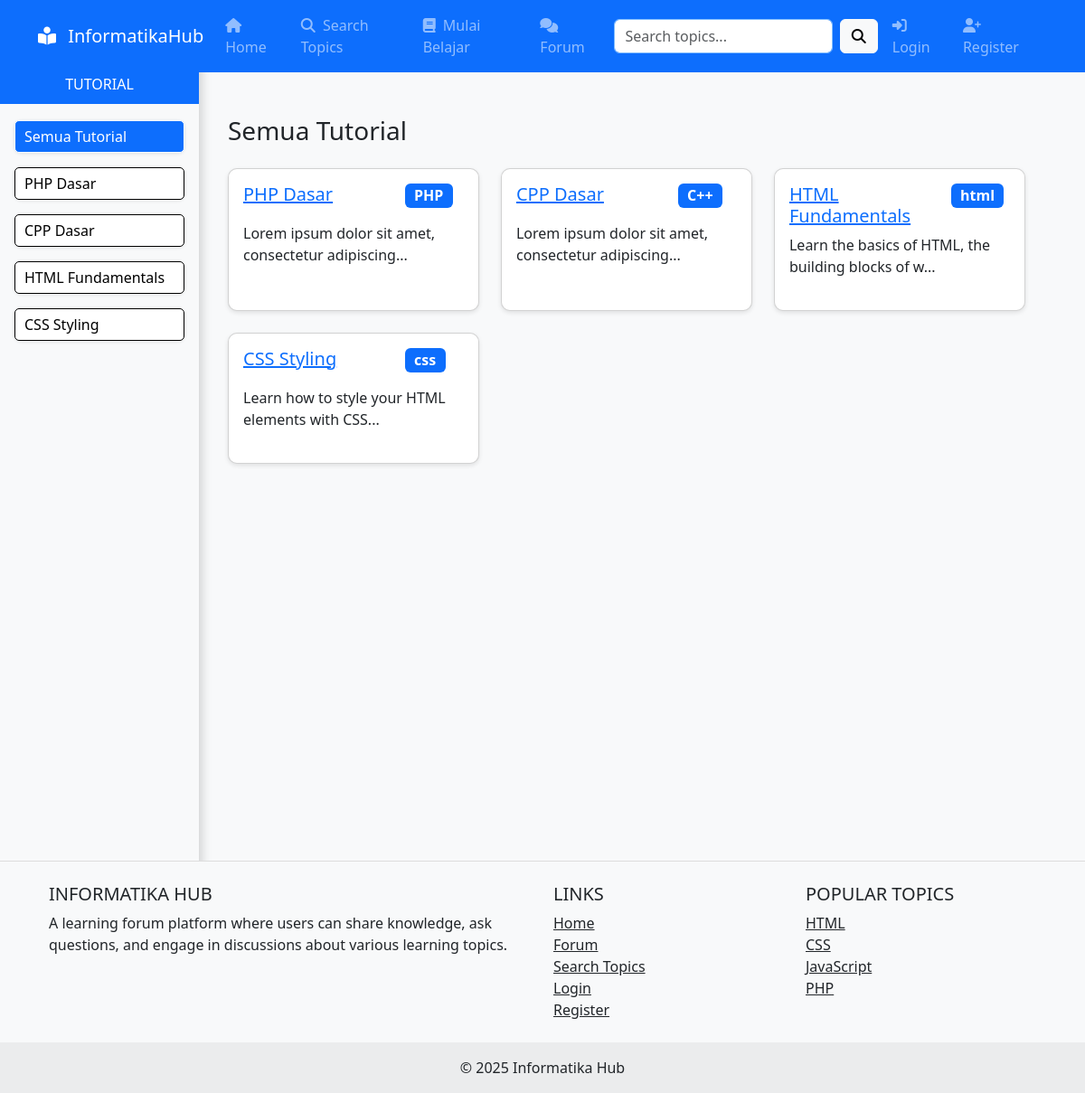
Page /pages/tutorial.php on the committed database.
### tables this page shows
CREATE TABLE `tutorial_content` (
  `tutorial_id` int(11) NOT NULL,
  `category` varchar(50) NOT NULL,
  `title` varchar(255) NOT NULL,
  `description` text NOT NULL,
  `created_at` timestamp NOT NULL DEFAULT current_timestamp(),
  `updated_at` timestamp NOT NULL DEFAULT current_timestamp() ON UPDATE current_timestamp(),
  `user_id` int(11) NOT NULL
);

### pages/tutorial.php (the view, shortened to what this page needs)
<?php
    include_once '../includes/header.php';
    $conn = getDbConnection();
    $tutorial_id = isset($_GET['id']) ? (int)$_GET['id'] : null;
    $all_tutorials = [];
    $sql = "SELECT tutorial_id, title FROM tutorial_content ORDER BY created_at DESC";
    $result = $conn->query($sql);
    if ($result) {
        while ($row = $result->fetch_assoc()) {
            $all_tutorials[] = $row;
        }
    }
    if ($tutorial_id) {
        $stmt = $conn->prepare("SELECT * FROM tutorial_content WHERE tutorial_id = ?");
        $stmt->bind_param("i", $tutorial_id);
        $stmt->execute();
        $tutorial = $stmt->get_result()->fetch_assoc();
        $stmt_sections = $conn->prepare("SELECT * FROM tutorial_sections WHERE tutorial_id = ? ORDER BY section_order ASC");
        $stmt_sections->bind_param("i", $tutorial_id);
        $stmt_sections->execute();
        $sections = $stmt_sections->get_result();
        $stmt_examples = $conn->prepare("SELECT * FROM code_examples WHERE tutorial_id = ?");
        $stmt_examples->bind_param("i", $tutorial_id);
        $stmt_examples->execute();
        $examples = $stmt_examples->get_result();
    } else {
        $tutorials_result = $conn->query("SELECT * FROM tutorial_content ORDER BY created_at DESC");
    }
    $comments = [];
?>
<div class="container-fluid">
    <div class="row">
        <div class="col-md-3 col-lg-2 d-md-block bg-light sidebar">
            <div class="position-sticky pt-3">
                <h2 class="sidebar-heading text-center">
                    <span>TUTORIAL</span>
                </h2>
                <ul class="nav flex-column">
                    <li class="nav-item category-box">
                        <a class="nav-link <?= !$tutorial_id ? 'active' : '' ?>" href="?">
                            Semua Tutorial
                        </a>
                    </li>
                    <?php foreach ($all_tutorials as $item): ?>
                        <li class="nav-item category-box">
                            <a class="nav-link <?= $tutorial_id == $item['tutorial_id'] ? 'active' : '' ?>" href="?id=<?= $item['tutorial_id'] ?>">
                                <?= htmlspecialchars($item['title']) ?>
                            </a>
                        </li>
                    <?php endforeach; ?>
                </ul>
            </div>
        </div>
        <main class="col-md-9 ms-sm-auto col-lg-10 px-md-4 py-4">
            <?php if ($tutorial_id && $tutorial): ?>
                <div class="card">
                    <div class="card-body">
                        <h2><?= htmlspecialchars($tutorial['title']) ?></h2>
                        <p><?= nl2br(htmlspecialchars($tutorial['description'])) ?></p>
                    </div>
                </div>
                    <?php while ($section = $sections->fetch_assoc()): ?>
                        <h2><?= htmlspecialchars($section['title']) ?></h2>
                        <div class="card">
                            <div class="card-body">
                                <p><?= nl2br(htmlspecialchars($section['content'])) ?></p>
                            </div>
                        </div>
                    <?php endwhile; ?>
                <h4>Contoh Kode</h4>
                <?php $example = $examples->fetch_assoc(); ?>
                <h6><?= htmlspecialchars($example['title']) ?></h6>
                <div class="card-code">
                    <pre><code><?= htmlspecialchars($example['code']) ?></code></pre>
                </div>
                <?php if (isLoggedIn()): ?>
                    <div class="card mt-4">
                        <div class="card-header bg-light">
                            <h5 class="mb-0">Tinggalkan Komentar</h5>
                        </div>
                        <div class="card-body">
                            <form action="<?php echo SITE_URL; ?>/pages/tutorial.php?id=<?php echo $tutorial_id; ?>" method="POST">
                                <input type="hidden" name="tutorial_id" value="<?php echo htmlspecialchars($_GET['id']); ?>">
                                <div class="mb-3">
                                    <textarea class="form-control" name="comment_content" rows="3" placeholder="Tulis komentarmu di sini..." required></textarea>
                                </div>
                                <button type="submit" class="btn btn-primary">
                                    <i class="fas fa-paper-plane me-1"></i> Kirim Komentar
                                </button>
                            </form>
                        </div>
                    </div>
                <?php else: ?>
                    <div class="alert alert-info mt-4">
                        <p class="mb-0">Silakan <a href="<?php echo SITE_URL; ?>/pages/login.php">login</a> untuk menulis komentar.</p>
                    </div>
                <?php endif; ?>
                <div class="comment-section mt-4">
                    <h4 class="mb-3">Komentar</h4>
                    <?php if (empty($comments)): ?>
                        <div class="alert alert-info">
                            Belum ada komentar. Jadilah yang pertama berkomentar!
                        </div>
                    <?php else: ?>
                        <?php foreach ($comments as $comment):
                            $comment_id = $comment['id'] ?? 0;
                            $username = htmlspecialchars($comment['username'] ?? 'Pengguna Tidak Dikenal');
                            $profile_image = !empty($comment['profile_image']) ? UPLOAD_URL . $comment['profile_image'] : SITE_URL . '/assets/img/default.jpg';
                            $created_at = $comment['created_at'] ?? date('Y-m-d H:i:s');
                            $content = nl2br(htmlspecialchars($comment['content'] ?? ''));
                            $is_edited = ($comment['created_at'] ?? '') !== ($comment['updated_at'] ?? '');
                        ?>
                            <div class="card mb-3" id="comment-<?= $comment_id ?>">
                                <div class="card-body">
                                    <div class="d-flex align-items-center mb-2">
                                        <img src="<?= $profile_image ?>" alt="<?= $username ?>" class="rounded-circle me-2" width="40" height="40">
                                        <div>
                                            <h6 class="mb-0"><?= $username ?></h6>
                                            <small class="text-muted">
                                                <?= date('d M Y H:i', strtotime($created_at)) ?>
                                                <?php if ($is_edited): ?>
                                                    <span class="ms-2">• Disunting</span>
                                                <?php endif; ?>
                                            </small>
                                        </div>
                                    </div>
                                    <div class="comment-content">
                                        <?= $content ?>
                                    </div>
                                    <?php if (isLoggedIn() && (($comment['user_id'] ?? 0) == $_SESSION['user_id'] || isModerator())): ?>
                                        <a href="<?= SITE_URL ?>/pages/delete_comment_tutorial.php?id=<?= $comment['id'] ?>&tutorial_id=<?= $tutorial_id ?>"
                                           class="btn btn-sm btn-outline-danger"
                                           onclick="return confirm('Yakin hapus komentar ini?')">
                                            <i class="fas fa-trash"></i> Hapus
                                        </a>
                                    <?php endif; ?>
                                </div>
                            </div>
                        <?php endforeach; ?>
                    <?php endif; ?>
                </div>
            <?php else: ?>
                <h3 class="mb-4">Semua Tutorial</h3>
                <div class="row row-cols-1 row-cols-md-2 row-cols-lg-3 g-4">
                    <?php while ($row = $tutorials_result->fetch_assoc()): ?>
                        <div class="col">
                            <div class="card h-100">
                                <div class="card-body">
                                    <div class="row">
                                        <div class="col-md-8">
                                            <h5 class="card-title ">
                                                <a href="?id=<?= $row['tutorial_id'] ?>">
                                                    <?= htmlspecialchars($row['title']) ?>
                                                </a>
                                            </h5>
                                        </div>
                                        <div class="col-md-4 justify-content-end">
                                            <p class="badge bg-primary fs-6">
                                                <?= htmlspecialchars($row['category']) ?>
                                            </p>
                                        </div>
                                    </div>
                                    <p class="card-text">
                                    <?php echo substr(strip_tags($row['description']), 0, 50) . '...'; ?>
                                    </p>
                                </div>
                            </div>
                        </div>
                    <?php endwhile; ?>
                </div>
            <?php endif; ?>
        </main>
    </div>
</div>
<?php include_once '../includes/footer.php'; ?>

### rows in the picture
tutorial_content: title "PHP Dasar", category "PHP", description "Lorem ipsum dolor sit amet, consectetur adipiscing"
tutorial_content: title "CPP Dasar", category "C++", description "Lorem ipsum dolor sit amet, consectetur adipiscing"
tutorial_content: title "HTML Fundamentals", category "html", description "Learn the basics of HTML, the building blocks of w"
tutorial_content: title "CSS Styling", category "css", description "Learn how to style your HTML elements with CSS"
